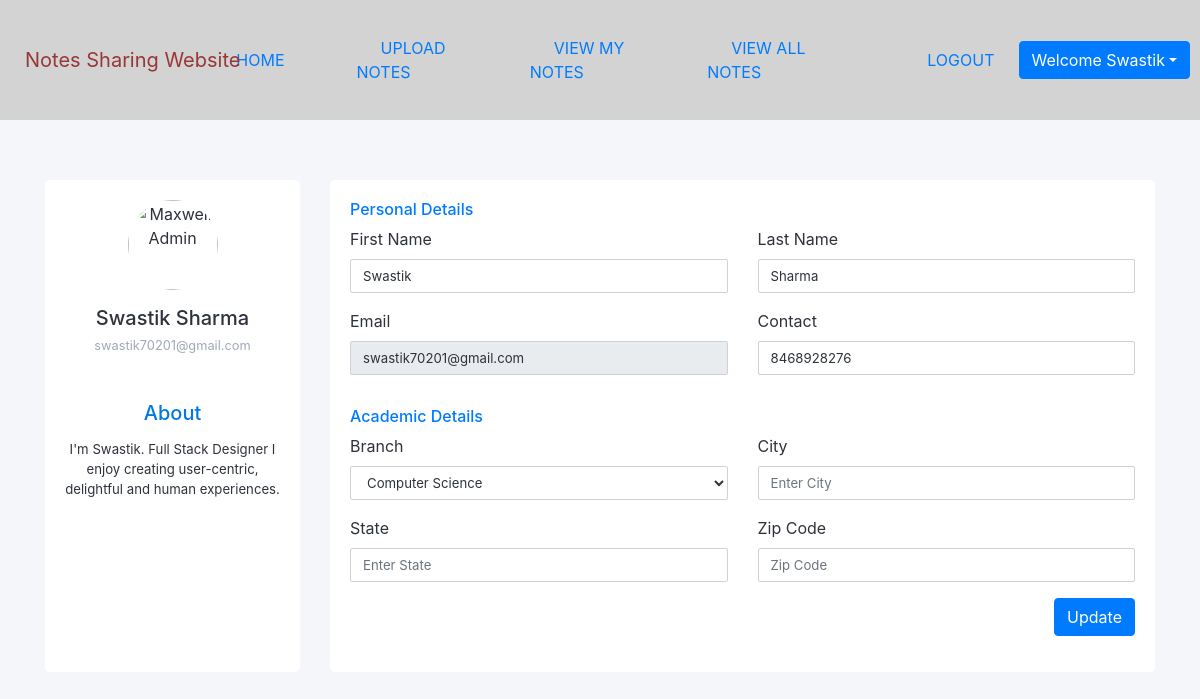
Page /edit_profile (signed in) on the committed database.
### notes/models.py (models this page shows, shortened)
class Signup(models.Model):
    user = models.ForeignKey(User, on_delete=models.CASCADE)
    contact = models.CharField(max_length=10,null=True)
    branch = models.CharField(max_length=30)
    role = models.CharField(max_length=15)

### notes/views.py (the view, shortened to what this page needs)
# urls.py: path('edit_profile',edit_profile,name='edit_profile'),
def edit_profile(request):
    if not request.user.is_authenticated:
        return redirect('login')
    user = User.objects.get(id=request.user.id)
    data = Signup.objects.get(user = user)
    error = False
    d = {'data':data,'user':user,'error':error}
    return render(request,'edit_profile.html',d)

### notes/templates/edit_profile.html (shortened to what this page needs)
{% extends 'usernavigation.html' %}
{% load static %}
{% block body %}
<div class="container">
    <div class="row gutters">
    <div class="col-xl-3 col-lg-3 col-md-12 col-sm-12 col-12">
    <div class="card h-100">
        <div class="card-body">
            <div class="account-settings">
                <div class="user-profile">
                    <div class="user-avatar">
                        <img src="https://bootdey.com/img/Content/avatar/avatar7.png" alt="Maxwell Admin">
                    </div>
                    <h5 class="user-name">{{data.user.first_name}} {{data.user.last_name}}</h5>
                    <h6 class="user-email">{{data.user.username}}</h6>
                </div>
                <div class="about">
                    <h5>About</h5>
                    <p>I'm {{data.user.first_name}}. Full Stack Designer I enjoy creating user-centric, delightful and human experiences.</p>
                </div>
            </div>
        </div>
    </div>
    </div>
    <div class="col-xl-9 col-lg-9 col-md-12 col-sm-12 col-12">
        <form method="post">
    <div class="card h-100">
        <div class="card-body">
            <div class="row gutters">
                <div class="col-xl-12 col-lg-12 col-md-12 col-sm-12 col-12">
                    <h6 class="mb-2 text-primary">Personal Details</h6>
                </div>
                <div class="col-xl-6 col-lg-6 col-md-6 col-sm-6 col-12">
                    <div class="form-group">
                        <label for="fullName">First Name</label>
                        <input type="text" class="form-control" value="{{data.user.first_name}}" name="firstname">
                    </div>
                </div>
                <div class="col-xl-6 col-lg-6 col-md-6 col-sm-6 col-12">
                    <div class="form-group">
                        <label for="eMail">Last Name</label>
                        <input type="text" class="form-control" value="{{data.user.last_name}}" name="lastname">
                    </div>
                </div>
                <div class="col-xl-6 col-lg-6 col-md-6 col-sm-6 col-12">
                    <div class="form-group">
                        <label for="phone">Email</label>
                        <input type="text" class="form-control" value="{{data.user.username}}" name="emailid" readonly>
                    </div>
                </div>
                <div class="col-xl-6 col-lg-6 col-md-6 col-sm-6 col-12">
                    <div class="form-group">
                        <label for="website">Contact</label>
                        <input type="text" class="form-control" value="{{data.contact}}" name="contact" >
                    </div>
                </div>
            </div>
            <div class="row gutters">
                <div class="col-xl-12 col-lg-12 col-md-12 col-sm-12 col-12">
                    <h6 class="mt-3 mb-2 text-primary">Academic Details</h6>
                </div>
                <div class="col-xl-6 col-lg-6 col-md-6 col-sm-6 col-12">
                    <div class="form-group">
                        <label for="Street">Branch</label>
                        <select class="form-control"  name="branch" >
                            <option value="Computer Science">Computer Science</option>
                        </select>
                    </div>
                </div>
                <div class="col-xl-6 col-lg-6 col-md-6 col-sm-6 col-12">
                    <div class="form-group">
                        <label for="ciTy">City</label>
                        <input type="name" class="form-control" id="ciTy" placeholder="Enter City">
                    </div>
                </div>
                <div class="col-xl-6 col-lg-6 col-md-6 col-sm-6 col-12">
                    <div class="form-group">
                        <label for="sTate">State</label>
                        <input type="text" class="form-control" id="sTate" placeholder="Enter State">
                    </div>
                </div>
                <div class="col-xl-6 col-lg-6 col-md-6 col-sm-6 col-12">
                    <div class="form-group">
                        <label for="zIp">Zip Code</label>
                        <input type="text" class="form-control" id="zIp" placeholder="Zip Code">
                    </div>
                </div>
            </div>
            <div class="row gutters">
                <div class="col-xl-12 col-lg-12 col-md-12 col-sm-12 col-12">
                    <div class="text-right">
                        <button type="submit" value="update" class="btn btn-primary">Update</button>
                    </div>
                </div>
            </div>
        </div>
    </div>
    </form>
    </div>
    </div>
    </div>
{% endblock %}

### notes/templates/usernavigation.html (shortened to what this page needs)
<html lang="en">
<head>
    {% load static %}
    <link rel="stylesheet" href="https://maxcdn.bootstrapcdn.com/bootstrap/4.3.1/css/bootstrap.min.css">
    <link rel="stylesheet" href="https://use.fontawesome.com/releases/v5.6.3/css/all.css">
    <link rel="stylesheet" href="{% static 'css/mystyle.css' %}">
</head>
<body>
    <div class="fluids">
        <div class="rows"  style="background-color: lightgrey; padding: 10px;">
            <div class="col-1">
                <a class="navbar-brand" href="{% url 'profile' %}">Notes Sharing Website</a>
            </div>
            <div class="mylist" >
                <ul class="nv">
                  <li class="btn-link nvi">
                    <a class="btn-link" href="{% url 'profile' %}">HOME</a>
                </li>
                <li class="btn-link nvi">
                  <a class="btn-link" href="{% url 'upload_notes' %}">UPLOAD NOTES</a>
                </li>
                <li class="btn-link nvi">
                  <a class="btn-link" href="{% url 'view_mynotes' %}">VIEW MY NOTES</a>
                </li>
                <li class="btn-link nvi">
                  <a class="btn-link" href="{% url 'viewallnotes' %}">VIEW ALL NOTES</a>
                </li>
                </ul>
            </div>
            <div class="nv">
            <li class="navbar-item">
              <a class="btn-link" href="{% url 'logout' %}">LOGOUT</a>
            </li>
            <div class="btn-group">
              <button type="button" class="btn btn-primary dropdown-toggle" data-toggle="dropdown">Welcome {{request.user.first_name}}</button>
          </div>
        </div>
        </div>
    </div>
</body>
</html>
{% block body %}
{% endblock %}

### notes/templates/usernavigation.html (style rules this page uses)
.nv { margin-left: 40px; }
.btn-link { padding: 10px 24px; }
.fluids { position: fixed; top: 0; bottom: 0; right: 0; left: 0; box-shadow:0px 0px 8px 0px rgba(98, 127, 172, 0.20); }
.navbar-brand { color: #983737; }
.mylist { margin-top: 16px; }
.rows { display: flex; align-items: center; justify-content: space-between; }
.nv { display: flex; align-items: center; flex-direction: row; justify-content: space-between; list-style-type: none }

### notes/templates/edit_profile.html (style rules this page uses)
body { margin-top: 140px; padding-top: 40px; color: #2e323c; background: #f5f6fa; position: relative; height: 80%; }
.account-settings .user-profile { margin: 0 0 1rem 0; padding-bottom: 1rem; text-align: center; }
.account-settings .user-profile .user-avatar { margin: 0 0 1rem 0; }
.account-settings .user-profile .user-avatar img { width: 90px; height: 90px; -webkit-border-radius: 100px; -moz-border-radius: 100px; border-radius: 100px; }
.account-settings .user-profile h5.user-name { margin: 0 0 0.5rem 0; }
.account-settings .user-profile h6.user-email { margin: 0; font-size: 0.8rem; font-weight: 400; color: #9fa8b9; }
.account-settings .about { margin: 2rem 0 0 0; text-align: center; }
.account-settings .about h5 { margin: 0 0 15px 0; color: #007ae1; }
.account-settings .about p { font-size: 0.825rem; }
.form-control { border: 1px solid #cfd1d8; -webkit-border-radius: 2px; -moz-border-radius: 2px; border-radius: 2px; font-size: .825rem; background: #ffffff; color: #2e323c; }
.card { background: #ffffff; -webkit-border-radius: 5px; -moz-border-radius: 5px; border-radius: 5px; border: 0; margin-bottom: 1rem; }

### rows in the picture
Signup: user.first_name "Swastik", user.last_name "Sharma", user.username "swastik70201@gmail.com", firstname "Swastik", lastname "Sharma", emailid "swastik70201@gmail.com", contact "8468928276"

### other values in the picture
{{ request.user.first_name }} "Swastik"
